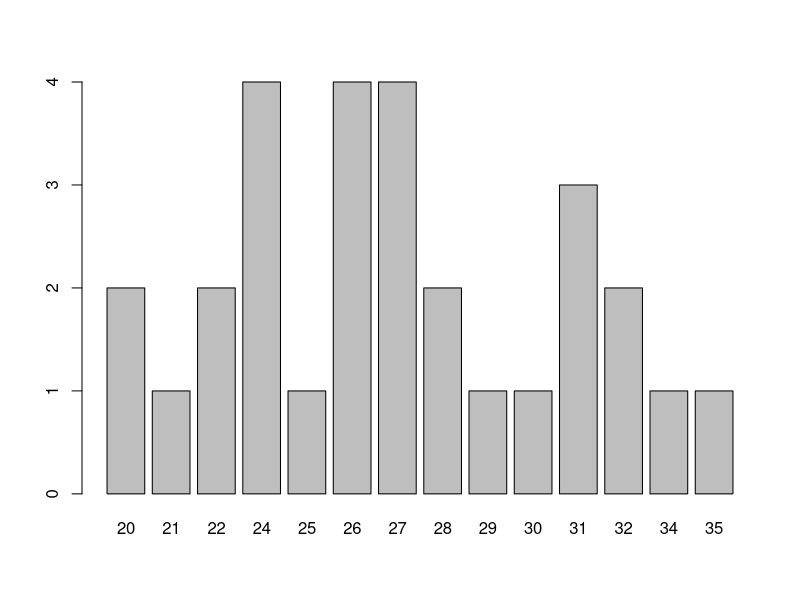

This chart was generated by the following R code:
# # Number 1
# cels_to_far_single <- function(cels) {
#   far <- cels * 9 / 5 + 32
#   return(far)
# }
# 
# far_to_cels_single <- function(far) {
#   cels <- (far - 32) * 5 / 9
#   return(cels)
# }
# 
# temp_cels <- c(21, 22, 23, 24)
# temp_far <- c()
# 
# for (i in 1:length(temp_cels)) {
#   far <- cels_to_far_single(temp_cels[i])
#   temp_far <- c(temp_far, far)
# }
# 
# temp_far

#Number 2

set.seed(123)
ages <- sample(18:35, sample(15:30, 1), replace = TRUE)
ages
min(ages)
max(ages)
#TODO: Freq table
table <- table(ages)
table
barplot(table)
mean(ages)
sd(ages)
q = 0
for (value in ages) {
  if (value >= 21){
    q = q + 1
  }
}
per = q / length(ages) * 100
per

# #Number 3
# d_a = 60
# d_b = 25
# q_a = 1
# q_b = 4
# price_a = 60
# price_b = 49
# area_a = (d_a / 2) ** 2 * pi * q_a
# area_b = (d_b / 2) ** 2 * pi * q_b
# price_per_sqcm_a = price_a / area_a
# price_per_sqcm_b = price_b / area_b
# price_per_sqcm_a < price_per_sqcm_b
# 
# #Number 4
# 
# cyclic_vector <- c()
# for (i in 1:7) {
#   for (j in 1:i) {
#     cyclic_vector <- c(cyclic_vector, i)
#   }
# }
# 
# cyclic_vector
# 
# 
# #Number 5
# 
# #built-in-function
# num = 39
# factorial(num)
# 
# #cycle
# f = 1
# for (i in 1:num) {
#   f = f * i
# }
# f

# #Number 6
# 
# mat = matrix(nrow = 4, ncol = 2, c(3, 4, 2, 3, 90, 85, 88, 92))
# 
# total = 0
# for (i in 1:dim(mat)[1]) {
#   total = total + mat[i,1] * mat[i, 2]
# }
# total / sum(mat[,1])
# 
# #Number 7
# 
# basket = matrix(nrow = 4, ncol = 2, c(3, 2, 1, 5, 19.99, 45.50, 20.99, 7.99))
# tax_rate = 0.17
# s = 0
# for (i in 1:dim(basket)[1]) {
#   s = s + basket[i, 1] * basket[i, 2]
# }
# format(round(s, 2), nsmall = 2)
# total_tax = s * tax_rate
# format(round(total_tax, 2), nsmall = 2)
# final = s + total_tax
# format(round(final, 2), nsmall=2)
